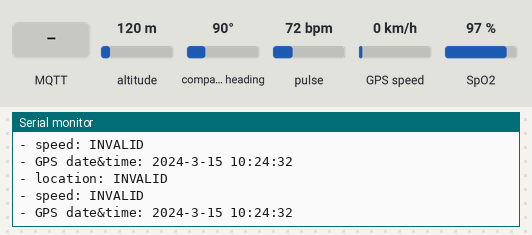
This sketch was run on a simulated ESP32. Parts: the last lines printed to the serial monitor. The inputs (shaded band) are chosen by the test bench; at power-on: altitude 120 m, pulse 72 bpm, GPS speed 0 km/h, compass heading 90°, SpO2 97 %. WiFi joins after 1.5 s; servers stay silent unless stated; random numbers use the default seed unless the sketch sets one; the GPS gets a fix after 3 s at 37.7749, -122.4194 with 8 satellites; no MQTT or app messages arrive unless stated.

Above: at 2.7 s.
2.8 s: MQTT message "1" arrives on the first subscribed topic
At 3.05 s:
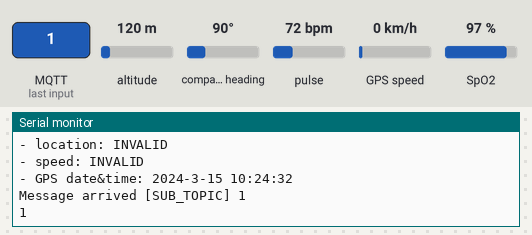
5.1 s: MQTT message "on" arrives on the first subscribed topic
At 5.37 s:
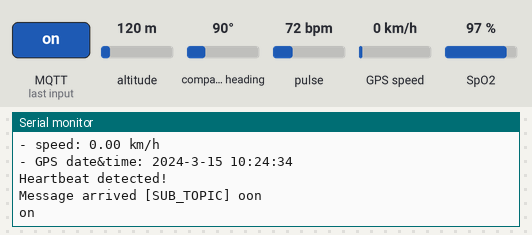
6.6 s: MQTT message "off" arrives on the first subscribed topic
8.1 s: altitude set to 20 m
At 9.4 s:
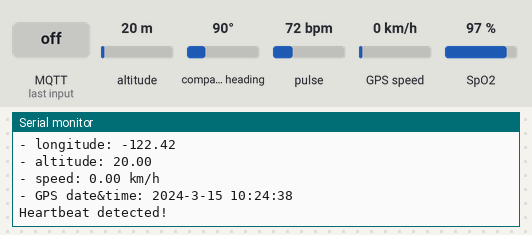
11.5 s: pulse set to 42 bpm
At 11.66 s:
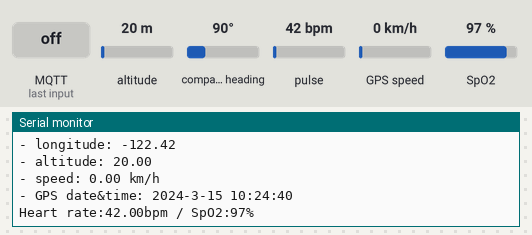
13.0 s: GPS speed set to 2 km/h
At 14.4 s:
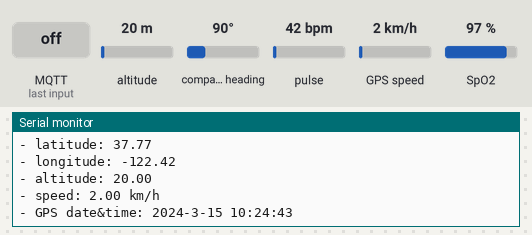
Timing chart, 0 to 15.5 s (numbered marks = the images above; inputs shaded):
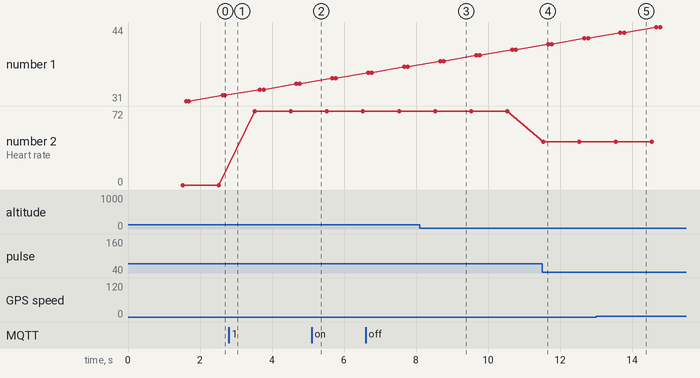

The sketch:

Code_Main_Neat.ino
```cpp
#include <TinyGPS++.h>
#include <Wire.h>
#include <WiFi.h>
#include "Adafruit_MQTT.h"
#include "Adafruit_MQTT_Client.h"
#include "MAX30100_PulseOximeter.h"
#include <PubSubClient.h>

#define GPS_BAUDRATE 9600
#define WLAN_SSID  "alireza noroozi"
#define WLAN_PASS  "alireza1111"
#define AIO_UPDATE_RATE_SEC 5
#define MQTT_BROKER  "37.32.24.217"
#define MQTT_PORT  1883
#define MQTT_USERNAME  ""
#define MQTT_KEY ""
#define PUBLISH_TOPIC "NodeMCU_Data"
#define SUBSCRIBE_TOPIC "SUB_TOPIC" // We don't need it now
#define MSG_BUFFER_SIZE (5)
#define I2C_SDA 32
#define I2C_SCL 33
#define REPORTING_PERIOD_MS     1000

TinyGPSPlus gps;
PulseOximeter pox;
WiFiClient espClient;

PubSubClient client(espClient);
unsigned long lastMsg = 0;
char msg[MSG_BUFFER_SIZE];
String gps_data;
String pox_data;
uint32_t tsLastReport = 0;
// Adafruit_MQTT_Client mqtt(&espClient, MQTT_BROKER, MQTT_PORT, MQTT_USERNAME, MQTT_KEY); This is for Adafruit
// Adafruit_MQTT_Subscribe sw_sub = Adafruit_MQTT_Subscribe(&mqtt, MQTT_USERNAME "/feeds/switch"); This is for Adafruit
// Adafruit_MQTT_Publish bpm_pub = Adafruit_MQTT_Publish(&mqtt, MQTT_USERNAME "/feeds/bpm"); This is for Adafruit
// Adafruit_MQTT_Publish spo2_pub = Adafruit_MQTT_Publish(&mqtt, MQTT_USERNAME "/feeds/SpO2"); This is for Adafruit

void onBeatDetected() {
  Serial.println("Heartbeat detected!");
}

void setup_wifi()
{
  delay(10);
  Serial.println();
  Serial.print("Connecting to ");
  Serial.println(WLAN_SSID);

  WiFi.mode(WIFI_STA);
  WiFi.begin(WLAN_SSID, WLAN_PASS);

  while (WiFi.status() != WL_CONNECTED)
  {
    delay(500);
    Serial.print(".");
  }

  randomSeed(micros());

  Serial.println("");
  Serial.println("WiFi connected");
  Serial.println("IP address: ");
  Serial.println(WiFi.localIP());
}

// Callback function whenever an MQTT message is received
void callback(char *topic, byte *payload, unsigned int length)
{
  Serial.print("Message arrived [");
  Serial.print(topic);
  Serial.print("] ");
  String message;
  for (int i = 0; i < length; i++)
  {
    Serial.print(message += (char)payload[i]);
  }
  Serial.println();

  // Action based on message recieved from the MQTT server, We don't need it now (Just send the data to the server)
  if (message == "")
  {
    Serial.println(message);
  }
  else {
    Serial.println(message);
  }
}

void reconnect()
{
  // Loop until we're reconnected
  while (!client.connected())
  {
    Serial.print("Attempting MQTT connection...");

    // Create a random client ID
    String clientId = "ESP32Client-";
    clientId += String(random(0xffff), HEX);

    // Attempt to connect
    if (client.connect(clientId.c_str()))
    {
      Serial.println("connected");
      // Subscribe to topic
      client.subscribe(SUBSCRIBE_TOPIC);
    }
    else
    {
      Serial.print("failed, rc=");
      Serial.print(client.state());
      Serial.println(" try again in 5 seconds");
      // Wait 5 seconds before retrying
      delay(5000);
    }
  }
}

void setup() {
  Serial.begin(115200);
  Serial2.begin(GPS_BAUDRATE);
  Wire.begin(I2C_SDA, I2C_SCL);

  setup_wifi();

  // setup the mqtt server and callback
  client.setServer(MQTT_BROKER, MQTT_PORT);
  client.setCallback(callback);
  // mqtt.subscribe(&sw_sub); This is for Adafruit

  Serial.print("Initializing pulse oximeter..");

  if (!pox.begin()) {
    Serial.println("FAILED");
    for (;;) {
    }
  } else {
    Serial.println("SUCCESS");
  }

  pox.setIRLedCurrent(MAX30100_LED_CURR_7_6MA);
  pox.setOnBeatDetectedCallback(onBeatDetected);
}

void loop() {
  gps_data = ""; // Format: latitude,longitude,altitude,speed,Date;
  if (Serial2.available() > 0) {
    if (gps.encode(Serial2.read())) {
      if (gps.location.isValid()) {
        Serial.print("- latitude: ");
        Serial.println(gps.location.lat());
        gps_data += String(gps.location.lat()) + ",";

        Serial.print("- longitude: ");
        Serial.println(gps.location.lng());
        gps_data += String(gps.location.lng()) + ",";

        Serial.print("- altitude: ");
        if (gps.altitude.isValid()) {
          Serial.println(gps.altitude.meters());
          gps_data += String(gps.altitude.meters()) + ",";
        } else {
          Serial.println("INVALID");
        }
      } else {
        Serial.println("- location: INVALID");
      }

      Serial.print("- speed: ");
      if (gps.speed.isValid()) {
        Serial.print(gps.speed.kmph());
        Serial.println(" km/h");
        gps_data += String(gps.speed.kmph()) + ",";
      } else {
        Serial.println("INVALID");
      }

      Serial.print("- GPS date&time: ");
      if (gps.date.isValid() && gps.time.isValid()) {
        Serial.print(gps.date.year());
        gps_data += String(gps.date.year()) + "-";
        Serial.print("-");
        Serial.print(gps.date.month());
        gps_data += String(gps.date.month()) + "-";
        Serial.print("-");
        Serial.print(gps.date.day());
        gps_data += String(gps.date.day()) + "-";
        Serial.print(" ");
        Serial.print(gps.time.hour());
        gps_data += String(gps.time.hour()) + "-";
        Serial.print(":");
        Serial.print(gps.time.minute());
        gps_data += String(gps.time.minute()) + "-";
        Serial.print(":");
        Serial.println(gps.time.second());
        gps_data += String(gps.time.second()) + ";";
      } else {
        Serial.println("INVALID");
      }

      Serial.println();
    }
  }

  // Loop code for pulse oximeter goes here
  pox.update();
  pox_data = ""; // Format: HeartRate,bpm/SpO2;
  if (millis() - tsLastReport > REPORTING_PERIOD_MS) {
    Serial.print("Heart rate:");
    Serial.print(pox.getHeartRate());
    pox_data += String(pox.getHeartRate()) + ",";
    Serial.print("bpm / SpO2:");
    Serial.print(pox.getSpO2());
    pox_data += String(pox.getSpO2()) + ";";
    Serial.println("%");
    tsLastReport = millis();
  }

  // Listen for mqtt message and reconnect if disconnected
  if (!client.connected())
  {
    reconnect();
  }
  client.loop();

  // publish message after certain time.
  unsigned long now = millis();
  if (now - lastMsg > 10000)
  {
    lastMsg = now;

    snprintf(msg, MSG_BUFFER_SIZE, "%s%s", gps_data.c_str(), pox_data.c_str());
    Serial.print("Publish message: ");
    Serial.println(msg);
    client.publish(PUBLISH_TOPIC, msg);
  }

}
```

Measured:
- after the input at 2.8 s, the serial monitor: prints a new line at once (image 1)
- after the input at 5.1 s, the serial monitor: prints a new line at once (image 2)
- after the input at 8.1 s, the serial monitor: prints a new line after 0.57 s (image 3)
- after the input at 11.5 s, the serial monitor: prints a new line at once (image 4)
- after the input at 13.0 s, the serial monitor: prints a new line after 0.68 s (image 5)
